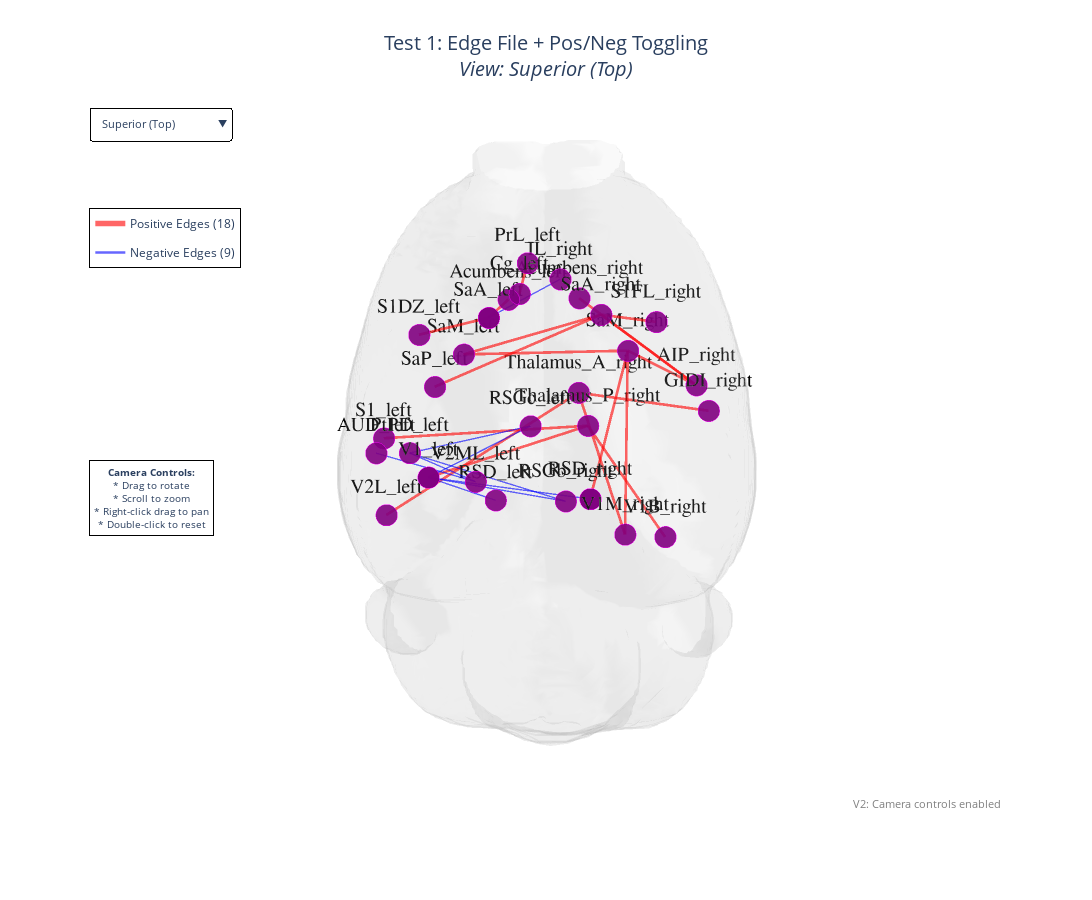

Write notebook code for a chart like this one.
### Code cell
# Display figure
fig1.show()

### Figure 1 — Plotly figure (JSON) as saved in the notebook; plotly's stock layout.template omitted (floating-point values rounded to 4 significant figures; data arrays with more than 128 entries replaced by an {"elided": "..."} marker saying what was removed)
{"data": [{"color": "lightgray", "hoverinfo": "skip", "i": {"elided": "18857 int values"}, "j": {"elided": "18857 int values"}, "k": {"elided": "18857 int values"}, "name": "Brain Surface", "opacity": 0.15, "showlegend": false, "type": "mesh3d", "x": {"elided": "9510 float values"}, "y": {"elided": "9510 float values"}, "z": {"elided": "9510 float values"}}, {"hoverinfo": "text", "hovertext": ["S1_left <-> Thalamus_P_right<br>Strength: 0.4446", "S1_left <-> Thalamus_P_right<br>Strength: 0.4446", "", "SaM_left <-> SaA_right<br>Strength: 0.8477", "SaM_left <-> SaA_right<br>Strength: 0.8477", "", "SaM_left <-> SaM_right<br>Strength: 0.8776", "SaM_left <-> SaM_right<br>Strength: 0.8776", "", "SaP_left <-> SaA_right<br>Strength: 0.5636", "SaP_left <-> SaA_right<br>Strength: 0.5636", "", "V1_left <-> Thalamus_P_right<br>Strength: 0.4247", "V1_left <-> Thalamus_P_right<br>Strength: 0.4247", "", "V2L_left <-> Thalamus_A_right<br>Strength: 0.3669", "V2L_left <-> Thalamus_A_right<br>Strength: 0.3669", "", "Acumbens_right <-> AIP_right<br>Strength: 0.5778", "Acumbens_right <-> AIP_right<br>Strength: 0.5778", "", "AIP_right <-> SaA_right<br>Strength: 0.7809", "AIP_right <-> SaA_right<br>Strength: 0.7809", "", "AIP_right <-> SaM_right<br>Strength: 0.4748", "AIP_right <-> SaM_right<br>Strength: 0.4748", "", "GIDI_right <-> Thalamus_A_right<br>Strength: 0.6926", "GIDI_right <-> Thalamus_A_right<br>Strength: 0.6926", "", "RSD_right <-> SaM_right<br>Strength: 0.4593", "RSD_right <-> SaM_right<br>Strength: 0.4593", "", "S1FL_right <-> SaA_right<br>Strength: 0.5726", "S1FL_right <-> SaA_right<br>Strength: 0.5726", "", "SaM_right <-> V1M_right<br>Strength: 0.5246", "SaM_right <-> V1M_right<br>Strength: 0.5246", "", "Thalamus_A_right <-> V1M_right<br>Strength: 0.4112", "Thalamus_A_right <-> V1M_right<br>Strength: 0.4112", "", "Thalamus_P_right <-> V1B_right<br>Strength: 0.4269", "Thalamus_P_right <-> V1B_right<br>Strength: 0.4269", "", "Acumbens_left <-> SaA_left<br>Strength: 0.9041", "Acumbens_left <-> SaA_left<br>Strength: 0.9041", "", "S1DZ_left <-> SaA_left<br>Strength: 0.3401", "S1DZ_left <-> SaA_left<br>Strength: 0.3401", "", "Cg_left <-> PrL_left<br>Strength: 0.4531", "Cg_left <-> PrL_left<br>Strength: 0.4531", ""], "legendgroup": "pos_edges", "line": {"color": "red", "width": 5.373}, "mode": "lines", "name": "Positive Edges (18)", "opacity": 0.6, "showlegend": true, "type": "scatter3d", "visible": true, "x": [-58.59, 16.43, null, -32.09, 21.1, null, -32.09, 31.56, null, -43.81, 21.1, null, -40.46, 16.43, null, -57.23, 12.84, null, 13.49, 60.91, null, 60.91, 21.1, null, 60.91, 31.56, null, 63.7, 12.84, null, 15.13, 31.56, null, 38.2, 21.1, null, 31.56, 26.63, null, 12.84, 26.63, null, 16.43, 41.09, null, -15.36, -22.08, null, -45.27, -22.08, null, -9.388, -6.823, null], "y": [8.488, 14.09, null, 41.74, 56.39, null, 41.74, 42.84, null, 29.43, 56.39, null, -5.352, 14.09, null, -19.09, 27.26, null, 66.54, 30.97, null, 30.97, 56.39, null, 30.97, 42.84, null, 19.95, 27.26, null, -12.73, 42.84, null, 48.54, 56.39, null, 42.84, -24.45, null, 27.26, -24.45, null, 14.09, -25.92, null, 66.02, 55.3, null, 45.26, 55.3, null, 59.34, 73.12, null], "z": [20.27, -7.116, null, -4.176, 0.7026, null, -4.176, -1.333, null, -7.824, 0.7026, null, 35.47, -7.116, null, 22.73, -9.544, null, -19.79, -18.26, null, -18.26, 0.7026, null, -18.26, -1.333, null, -6.569, -9.544, null, 36.37, -1.333, null, 32.72, 0.7026, null, -1.333, 41.27, null, -9.544, 41.27, null, -7.116, 34.26, null, -20.08, 0.1476, null, 24.39, 0.1476, null, 27.15, 14.37, null]}, {"hoverinfo": "text", "hovertext": ["AUD_left <-> V2ML_left<br>Strength: -0.3422", "AUD_left <-> V2ML_left<br>Strength: -0.3422", "", "PtPD_left <-> RSGc_left<br>Strength: -0.3477", "PtPD_left <-> RSGc_left<br>Strength: -0.3477", "", "PtPD_left <-> V2ML_left<br>Strength: -0.3428", "PtPD_left <-> V2ML_left<br>Strength: -0.3428", "", "PtPD_left <-> RSGb_right<br>Strength: -0.3483", "PtPD_left <-> RSGb_right<br>Strength: -0.3483", "", "RSD_left <-> V1_left<br>Strength: -0.4388", "RSD_left <-> V1_left<br>Strength: -0.4388", "", "RSGc_left <-> V1_left<br>Strength: -0.4162", "RSGc_left <-> V1_left<br>Strength: -0.4162", "", "V1_left <-> RSD_right<br>Strength: -0.3656", "V1_left <-> RSD_right<br>Strength: -0.3656", "", "V1_left <-> RSGb_right<br>Strength: -0.4256", "V1_left <-> RSGb_right<br>Strength: -0.4256", "", "SaA_left <-> IL_right<br>Strength: -0.6249", "SaA_left <-> IL_right<br>Strength: -0.6249", ""], "legendgroup": "neg_edges", "line": {"color": "blue", "width": 2.687}, "mode": "lines", "name": "Negative Edges (9)", "opacity": 0.6, "showlegend": true, "type": "scatter3d", "visible": true, "x": [-62.84, -23.78, null, -47.58, -5.474, null, -47.58, -23.78, null, -47.58, 6.821, null, -17.41, -40.46, null, -5.474, -40.46, null, -40.46, 15.13, null, -40.46, 6.821, null, -22.08, 5.433, null], "y": [3.179, -6.662, null, 3.067, 12.48, null, 3.067, -6.662, null, 3.067, -13.74, null, -13.24, -5.352, null, 12.48, -5.352, null, -5.352, -12.73, null, -5.352, -13.74, null, 55.3, 70.21, null], "z": [12.78, 40.97, null, 31.09, 30.6, null, 31.09, 40.97, null, 31.09, 31.04, null, 34.7, 35.47, null, 30.6, 35.47, null, 35.47, 36.37, null, 35.47, 31.04, null, 0.1476, -0.4093, null]}, {"hoverinfo": "text", "hovertext": ["<b>S1_left</b>", "<b>SaM_left</b>", "<b>SaP_left</b>", "<b>V1_left</b>", "<b>V2L_left</b>", "<b>Acumbens_right</b>", "<b>AIP_right</b>", "<b>GIDI_right</b>", "<b>RSD_right</b>", "<b>S1FL_right</b>", "<b>SaA_right</b>", "<b>SaM_right</b>", "<b>Thalamus_A_right</b>", "<b>Thalamus_P_right</b>", "<b>V1B_right</b>", "<b>V1M_right</b>", "<b>Acumbens_left</b>", "<b>S1DZ_left</b>", "<b>SaA_left</b>", "<b>Cg_left</b>", "<b>PrL_left</b>"], "legendgroup": "pos_edges", "marker": {"color": "purple", "line": {"color": "magenta", "width": 1}, "opacity": 0.9, "size": [15, 15, 15, 15, 15, 15, 15, 15, 15, 15, 15, 15, 15, 15, 15, 15, 15, 15, 15, 15, 15]}, "mode": "markers+text", "name": "nodes_pos_linked", "showlegend": false, "text": ["S1_left", "SaM_left", "SaP_left", "V1_left", "V2L_left", "Acumbens_right", "AIP_right", "GIDI_right", "RSD_right", "S1FL_right", "SaA_right", "SaM_right", "Thalamus_A_right", "Thalamus_P_right", "V1B_right", "V1M_right", "Acumbens_left", "S1DZ_left", "SaA_left", "Cg_left", "PrL_left"], "textfont": {"color": "black", "family": "Arial", "size": 20}, "textposition": "top center", "type": "scatter3d", "visible": true, "x": [-58.59, -32.09, -43.81, -40.46, -57.23, 13.49, 60.91, 63.7, 15.13, 38.2, 21.1, 31.56, 12.84, 16.43, 41.09, 26.63, -15.36, -45.27, -22.08, -9.388, -6.823], "y": [8.488, 41.74, 29.43, -5.352, -19.09, 66.54, 30.97, 19.95, -12.73, 48.54, 56.39, 42.84, 27.26, 14.09, -25.92, -24.45, 66.02, 45.26, 55.3, 59.34, 73.12], "z": [20.27, -4.176, -7.824, 35.47, 22.73, -19.79, -18.26, -6.569, 36.37, 32.72, 0.7026, -1.333, -9.544, -7.116, 34.26, 41.27, -20.08, 24.39, 0.1476, 27.15, 14.37]}, {"hoverinfo": "text", "hovertext": ["<b>AUD_left</b>", "<b>PtPD_left</b>", "<b>RSD_left</b>", "<b>RSGc_left</b>", "<b>V1_left</b>", "<b>V2ML_left</b>", "<b>RSD_right</b>", "<b>RSGb_right</b>", "<b>SaA_left</b>", "<b>IL_right</b>"], "legendgroup": "neg_edges", "marker": {"color": "purple", "line": {"color": "magenta", "width": 1}, "opacity": 0.9, "size": [15, 15, 15, 15, 15, 15, 15, 15, 15, 15]}, "mode": "markers+text", "name": "nodes_neg_linked", "showlegend": false, "text": ["AUD_left", "PtPD_left", "RSD_left", "RSGc_left", "V1_left", "V2ML_left", "RSD_right", "RSGb_right", "SaA_left", "IL_right"], "textfont": {"color": "black", "family": "Arial", "size": 20}, "textposition": "top center", "type": "scatter3d", "visible": true, "x": [-62.84, -47.58, -17.41, -5.474, -40.46, -23.78, 15.13, 6.821, -22.08, 5.433], "y": [3.179, 3.067, -13.24, 12.48, -5.352, -6.662, -12.73, -13.74, 55.3, 70.21], "z": [12.78, 31.09, 34.7, 30.6, 35.47, 40.97, 36.37, 31.04, 0.1476, -0.4093]}], "layout": {"annotations": [{"bgcolor": "rgba(255,255,255,0.9)", "bordercolor": "black", "borderpad": 4, "borderwidth": 1, "font": {"size": 10}, "showarrow": false, "text": "<b>Camera Controls:</b><br>* Drag to rotate<br>* Scroll to zoom<br>* Right-click drag to pan<br>* Double-click to reset", "x": 0.01, "xanchor": "left", "xref": "paper", "y": 0.5, "yanchor": "top", "yref": "paper"}, {"font": {"color": "gray", "size": 11}, "showarrow": false, "text": "V2: Camera controls enabled", "x": 0.99, "xanchor": "right", "xref": "paper", "y": 0.01, "yanchor": "bottom", "yref": "paper"}], "height": 900, "legend": {"bgcolor": "rgba(255,255,255,0.9)", "bordercolor": "black", "borderwidth": 1, "x": 0.01, "y": 0.85}, "scene": {"aspectmode": "data", "bgcolor": "white", "camera": {"center": {"x": 0, "y": 0, "z": 0}, "eye": {"x": 0, "y": 0, "z": 2}, "up": {"x": 0, "y": 1, "z": 0}}, "dragmode": "orbit", "xaxis": {"showgrid": false, "visible": false, "zeroline": false}, "yaxis": {"showgrid": false, "visible": false, "zeroline": false}, "zaxis": {"showgrid": false, "visible": false, "zeroline": false}}, "showlegend": true, "title": {"font": {"size": 20}, "text": "Test 1: Edge File + Pos/Neg Toggling<br><i>View: Superior (Top)</i>", "x": 0.5, "xanchor": "center"}, "updatemenus": [{"active": 4, "bgcolor": "rgba(255, 255, 255, 0.9)", "bordercolor": "black", "borderwidth": 1, "buttons": [{"args": [{"scene.camera.center.x": 0, "scene.camera.center.y": 0, "scene.camera.center.z": 0, "scene.camera.eye.x": 0, "scene.camera.eye.y": 2, "scene.camera.eye.z": 0, "scene.camera.up.x": 0, "scene.camera.up.y": 0, "scene.camera.up.z": 1, "title.text": "Test 1: Edge File + Pos/Neg Toggling<br><i>View: Anterior (Front)</i>"}], "label": "Anterior (Front)", "method": "relayout"}, {"args": [{"scene.camera.center.x": 0, "scene.camera.center.y": 0, "scene.camera.center.z": 0, "scene.camera.eye.x": 0, "scene.camera.eye.y": -2, "scene.camera.eye.z": 0, "scene.camera.up.x": 0, "scene.camera.up.y": 0, "scene.camera.up.z": 1, "title.text": "Test 1: Edge File + Pos/Neg Toggling<br><i>View: Posterior (Back)</i>"}], "label": "Posterior (Back)", "method": "relayout"}, {"args": [{"scene.camera.center.x": 0, "scene.camera.center.y": 0, "scene.camera.center.z": 0, "scene.camera.eye.x": -2, "scene.camera.eye.y": 0, "scene.camera.eye.z": 0, "scene.camera.up.x": 0, "scene.camera.up.y": 0, "scene.camera.up.z": 1, "title.text": "Test 1: Edge File + Pos/Neg Toggling<br><i>View: Left Lateral</i>"}], "label": "Left Lateral", "method": "relayout"}, {"args": [{"scene.camera.center.x": 0, "scene.camera.center.y": 0, "scene.camera.center.z": 0, "scene.camera.eye.x": 2, "scene.camera.eye.y": 0, "scene.camera.eye.z": 0, "scene.camera.up.x": 0, "scene.camera.up.y": 0, "scene.camera.up.z": 1, "title.text": "Test 1: Edge File + Pos/Neg Toggling<br><i>View: Right Lateral</i>"}], "label": "Right Lateral", "method": "relayout"}, {"args": [{"scene.camera.center.x": 0, "scene.camera.center.y": 0, "scene.camera.center.z": 0, "scene.camera.eye.x": 0, "scene.camera.eye.y": 0, "scene.camera.eye.z": 2, "scene.camera.up.x": 0, "scene.camera.up.y": 1, "scene.camera.up.z": 0, "title.text": "Test 1: Edge File + Pos/Neg Toggling<br><i>View: Superior (Top)</i>"}], "label": "Superior (Top)", "method": "relayout"}, {"args": [{"scene.camera.center.x": 0, "scene.camera.center.y": 0, "scene.camera.center.z": 0, "scene.camera.eye.x": 0, "scene.camera.eye.y": 0, "scene.camera.eye.z": -2, "scene.camera.up.x": 0, "scene.camera.up.y": -1, "scene.camera.up.z": 0, "title.text": "Test 1: Edge File + Pos/Neg Toggling<br><i>View: Inferior (Bottom)</i>"}], "label": "Inferior (Bottom)", "method": "relayout"}, {"args": [{"scene.camera.center.x": 0, "scene.camera.center.y": 0, "scene.camera.center.z": 0, "scene.camera.eye.x": -1.5, "scene.camera.eye.y": 1.5, "scene.camera.eye.z": 0.5, "scene.camera.up.x": 0, "scene.camera.up.y": 0, "scene.camera.up.z": 1, "title.text": "Test 1: Edge File + Pos/Neg Toggling<br><i>View: Anterolateral Left</i>"}], "label": "Anterolateral Left", "method": "relayout"}, {"args": [{"scene.camera.center.x": 0, "scene.camera.center.y": 0, "scene.camera.center.z": 0, "scene.camera.eye.x": 1.5, "scene.camera.eye.y": 1.5, "scene.camera.eye.z": 0.5, "scene.camera.up.x": 0, "scene.camera.up.y": 0, "scene.camera.up.z": 1, "title.text": "Test 1: Edge File + Pos/Neg Toggling<br><i>View: Anterolateral Right</i>"}], "label": "Anterolateral Right", "method": "relayout"}, {"args": [{"scene.camera.center.x": 0, "scene.camera.center.y": 0, "scene.camera.center.z": 0, "scene.camera.eye.x": -1.5, "scene.camera.eye.y": -1.5, "scene.camera.eye.z": 0.5, "scene.camera.up.x": 0, "scene.camera.up.y": 0, "scene.camera.up.z": 1, "title.text": "Test 1: Edge File + Pos/Neg Toggling<br><i>View: Posterolateral Left</i>"}], "label": "Posterolateral Left", "method": "relayout"}, {"args": [{"scene.camera.center.x": 0, "scene.camera.center.y": 0, "scene.camera.center.z": 0, "scene.camera.eye.x": 1.5, "scene.camera.eye.y": -1.5, "scene.camera.eye.z": 0.5, "scene.camera.up.x": 0, "scene.camera.up.y": 0, "scene.camera.up.z": 1, "title.text": "Test 1: Edge File + Pos/Neg Toggling<br><i>View: Posterolateral Right</i>"}], "label": "Posterolateral Right", "method": "relayout"}, {"args": [{"scene.camera.center.x": 0, "scene.camera.center.y": 0, "scene.camera.center.z": 0, "scene.camera.eye.x": 1.5, "scene.camera.eye.y": 1.5, "scene.camera.eye.z": 1.5, "scene.camera.up.x": 0, "scene.camera.up.y": 0, "scene.camera.up.z": 1, "title.text": "Test 1: Edge File + Pos/Neg Toggling<br><i>View: Oblique View</i>"}], "label": "Oblique View", "method": "relayout"}], "font": {"size": 11}, "showactive": true, "type": "dropdown", "x": 0.01, "xanchor": "left", "y": 0.99, "yanchor": "top"}], "width": 1200}}
